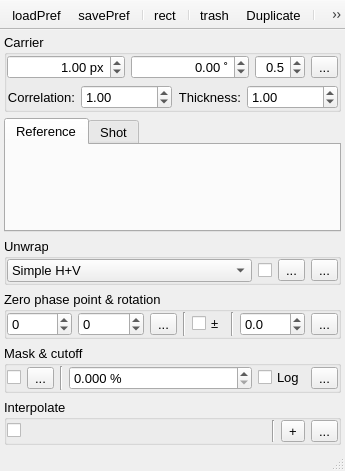
<?xml version="1.0" encoding="UTF-8"?>
<ui version="4.0">
 <class>nInterferometry</class>
 <widget class="QMainWindow" name="nInterferometry">
  <property name="geometry">
   <rect>
    <x>0</x>
    <y>0</y>
    <width>345</width>
    <height>471</height>
   </rect>
  </property>
  <property name="font">
   <font>
    <pointsize>10</pointsize>
   </font>
  </property>
  <property name="windowTitle">
   <string>Interferometry</string>
  </property>
  <property name="iconSize">
   <size>
    <width>20</width>
    <height>20</height>
   </size>
  </property>
  <property name="unifiedTitleAndToolBarOnMac">
   <bool>true</bool>
  </property>
  <widget class="QWidget" name="centralwidget">
   <layout class="QVBoxLayout" name="verticalLayout" stretch="0,1,0,0,0,0">
    <property name="margin">
     <number>4</number>
    </property>
    <item>
     <widget class="QGroupBox" name="groupBox_2">
      <property name="title">
       <string>Carrier</string>
      </property>
      <layout class="QGridLayout" name="gridLayout_2" columnstretch="0,1,1,0,0">
       <property name="margin">
        <number>0</number>
       </property>
       <item row="0" column="3">
        <widget class="QDoubleSpinBox" name="weightCarrier">
         <property name="toolTip">
          <string>Frequency weight (&lt;0 for lower freq; &gt;0 for higher freq)</string>
         </property>
         <property name="alignment">
          <set>Qt::AlignRight|Qt::AlignTrailing|Qt::AlignVCenter</set>
         </property>
         <property name="decimals">
          <number>1</number>
         </property>
         <property name="minimum">
          <double>-9.900000000000000</double>
         </property>
         <property name="maximum">
          <double>9.900000000000000</double>
         </property>
         <property name="singleStep">
          <double>0.100000000000000</double>
         </property>
         <property name="value">
          <double>0.500000000000000</double>
         </property>
         <property name="neutrinoSave" stdset="0">
          <bool>true</bool>
         </property>
        </widget>
       </item>
       <item row="1" column="1" colspan="4">
        <widget class="QWidget" name="widget_2" native="true">
         <layout class="QHBoxLayout" name="horizontalLayout_4" stretch="0,1,0,1">
          <property name="margin">
           <number>0</number>
          </property>
          <item>
           <widget class="QLabel" name="label">
            <property name="font">
             <font>
              <pointsize>10</pointsize>
             </font>
            </property>
            <property name="text">
             <string>Correlation:</string>
            </property>
            <property name="alignment">
             <set>Qt::AlignRight|Qt::AlignTrailing|Qt::AlignVCenter</set>
            </property>
           </widget>
          </item>
          <item>
           <widget class="QDoubleSpinBox" name="correlation">
            <property name="toolTip">
             <string>Correlation of fringes</string>
            </property>
            <property name="suffix">
             <string/>
            </property>
            <property name="decimals">
             <number>2</number>
            </property>
            <property name="minimum">
             <double>0.000000000000000</double>
            </property>
            <property name="maximum">
             <double>10.000000000000000</double>
            </property>
            <property name="singleStep">
             <double>0.100000000000000</double>
            </property>
            <property name="value">
             <double>1.000000000000000</double>
            </property>
            <property name="neutrinoSave" stdset="0">
             <bool>true</bool>
            </property>
           </widget>
          </item>
          <item>
           <widget class="QLabel" name="label_2">
            <property name="font">
             <font>
              <pointsize>10</pointsize>
             </font>
            </property>
            <property name="text">
             <string>Thickness:</string>
            </property>
            <property name="alignment">
             <set>Qt::AlignRight|Qt::AlignTrailing|Qt::AlignVCenter</set>
            </property>
           </widget>
          </item>
          <item>
           <widget class="QDoubleSpinBox" name="thickness">
            <property name="toolTip">
             <string>Thickness of fringes</string>
            </property>
            <property name="suffix">
             <string/>
            </property>
            <property name="decimals">
             <number>2</number>
            </property>
            <property name="minimum">
             <double>0.000000000000000</double>
            </property>
            <property name="maximum">
             <double>10.000000000000000</double>
            </property>
            <property name="singleStep">
             <double>0.100000000000000</double>
            </property>
            <property name="value">
             <double>1.000000000000000</double>
            </property>
            <property name="neutrinoSave" stdset="0">
             <bool>true</bool>
            </property>
           </widget>
          </item>
         </layout>
        </widget>
       </item>
       <item row="0" column="2">
        <widget class="QDoubleSpinBox" name="angleCarrier">
         <property name="toolTip">
          <string>orientation</string>
         </property>
         <property name="alignment">
          <set>Qt::AlignRight|Qt::AlignTrailing|Qt::AlignVCenter</set>
         </property>
         <property name="suffix">
          <string> ˚</string>
         </property>
         <property name="decimals">
          <number>2</number>
         </property>
         <property name="minimum">
          <double>-360.000000000000000</double>
         </property>
         <property name="maximum">
          <double>360.000000000000000</double>
         </property>
         <property name="singleStep">
          <double>0.100000000000000</double>
         </property>
         <property name="neutrinoSave" stdset="0">
          <bool>true</bool>
         </property>
        </widget>
       </item>
       <item row="0" column="1">
        <widget class="QDoubleSpinBox" name="widthCarrier">
         <property name="toolTip">
          <string>Interfringe</string>
         </property>
         <property name="alignment">
          <set>Qt::AlignRight|Qt::AlignTrailing|Qt::AlignVCenter</set>
         </property>
         <property name="suffix">
          <string> px</string>
         </property>
         <property name="decimals">
          <number>2</number>
         </property>
         <property name="minimum">
          <double>-9999.000000000000000</double>
         </property>
         <property name="maximum">
          <double>9999.000000000000000</double>
         </property>
         <property name="singleStep">
          <double>0.100000000000000</double>
         </property>
         <property name="value">
          <double>1.000000000000000</double>
         </property>
         <property name="neutrinoSave" stdset="0">
          <bool>true</bool>
         </property>
        </widget>
       </item>
       <item row="0" column="4">
        <widget class="QToolButton" name="doCarrier">
         <property name="text">
          <string>...</string>
         </property>
         <property name="icon">
          <iconset resource="../resources/neutrino.qrc">
           <normaloff>:/icons/refresh2.png</normaloff>:/icons/refresh2.png</iconset>
         </property>
        </widget>
       </item>
      </layout>
     </widget>
    </item>
    <item>
     <widget class="QTabWidget" name="images">
      <property name="currentIndex">
       <number>0</number>
      </property>
      <property name="neutrinoSave" stdset="0">
       <bool>true</bool>
      </property>
      <widget class="QWidget" name="image1">
       <attribute name="title">
        <string>Reference</string>
       </attribute>
      </widget>
      <widget class="QWidget" name="image2">
       <attribute name="title">
        <string>Shot</string>
       </attribute>
      </widget>
     </widget>
    </item>
    <item>
     <widget class="QGroupBox" name="methodBox">
      <property name="title">
       <string>Unwrap</string>
      </property>
      <layout class="QHBoxLayout" name="horizontalLayout_3" stretch="1,0,0,0">
       <property name="margin">
        <number>0</number>
       </property>
       <item>
        <widget class="QComboBox" name="method">
         <property name="toolTip">
          <string>Unwrap strategy</string>
         </property>
         <property name="neutrinoSave" stdset="0">
          <bool>true</bool>
         </property>
         <item>
          <property name="text">
           <string>Simple H+V</string>
          </property>
         </item>
         <item>
          <property name="text">
           <string>Simple V+H</string>
          </property>
         </item>
         <item>
          <property name="text">
           <string>Goldstein</string>
          </property>
         </item>
         <item>
          <property name="text">
           <string>Miguel</string>
          </property>
         </item>
         <item>
          <property name="text">
           <string>Miguel+Quality</string>
          </property>
         </item>
         <item>
          <property name="text">
           <string>Quality</string>
          </property>
         </item>
        </widget>
       </item>
       <item>
        <widget class="QCheckBox" name="useBarrier">
         <property name="toolTip">
          <string>use unwrap barrier line</string>
         </property>
         <property name="text">
          <string/>
         </property>
         <property name="neutrinoSave" stdset="0">
          <bool>true</bool>
         </property>
        </widget>
       </item>
       <item>
        <widget class="QToolButton" name="lineBarrier">
         <property name="toolTip">
          <string>barrier Line</string>
         </property>
         <property name="text">
          <string>...</string>
         </property>
         <property name="icon">
          <iconset resource="../resources/neutrino.qrc">
           <normaloff>:/icons/line.png</normaloff>:/icons/line.png</iconset>
         </property>
        </widget>
       </item>
       <item>
        <widget class="QToolButton" name="doUnwrap">
         <property name="font">
          <font>
           <pointsize>10</pointsize>
          </font>
         </property>
         <property name="text">
          <string>...</string>
         </property>
         <property name="icon">
          <iconset resource="../resources/neutrino.qrc">
           <normaloff>:/icons/run.png</normaloff>:/icons/run.png</iconset>
         </property>
        </widget>
       </item>
      </layout>
     </widget>
    </item>
    <item>
     <widget class="QGroupBox" name="Zero">
      <property name="sizePolicy">
       <sizepolicy hsizetype="Minimum" vsizetype="Preferred">
        <horstretch>0</horstretch>
        <verstretch>0</verstretch>
       </sizepolicy>
      </property>
      <property name="title">
       <string>Zero phase point &amp;&amp; rotation</string>
      </property>
      <property name="checkable">
       <bool>false</bool>
      </property>
      <layout class="QHBoxLayout" name="horizontalLayout" stretch="1,1,0,0,0,0,1,0">
       <property name="margin">
        <number>0</number>
       </property>
       <item>
        <widget class="QSpinBox" name="posZeroX">
         <property name="toolTip">
          <string>zero x position</string>
         </property>
         <property name="minimum">
          <number>-9999</number>
         </property>
         <property name="maximum">
          <number>9999</number>
         </property>
         <property name="neutrinoSave" stdset="0">
          <bool>true</bool>
         </property>
        </widget>
       </item>
       <item>
        <widget class="QSpinBox" name="posZeroY">
         <property name="toolTip">
          <string>zero y position</string>
         </property>
         <property name="keyboardTracking">
          <bool>false</bool>
         </property>
         <property name="minimum">
          <number>-9999</number>
         </property>
         <property name="maximum">
          <number>9999</number>
         </property>
         <property name="neutrinoSave" stdset="0">
          <bool>true</bool>
         </property>
        </widget>
       </item>
       <item>
        <widget class="QToolButton" name="posZeroButton">
         <property name="toolTip">
          <string>Doubleclick on the win to grab a point</string>
         </property>
         <property name="text">
          <string>...</string>
         </property>
         <property name="icon">
          <iconset resource="../resources/neutrino.qrc">
           <normaloff>:/icons/center.png</normaloff>:/icons/center.png</iconset>
         </property>
         <property name="checkable">
          <bool>true</bool>
         </property>
        </widget>
       </item>
       <item>
        <widget class="Line" name="line_4">
         <property name="orientation">
          <enum>Qt::Vertical</enum>
         </property>
        </widget>
       </item>
       <item>
        <widget class="QCheckBox" name="opposite">
         <property name="toolTip">
          <string>Change sign of phase</string>
         </property>
         <property name="text">
          <string>±</string>
         </property>
         <property name="neutrinoSave" stdset="0">
          <bool>true</bool>
         </property>
        </widget>
       </item>
       <item>
        <widget class="Line" name="line">
         <property name="orientation">
          <enum>Qt::Vertical</enum>
         </property>
        </widget>
       </item>
       <item>
        <widget class="QDoubleSpinBox" name="rotAngle">
         <property name="toolTip">
          <string>rotate angle</string>
         </property>
         <property name="keyboardTracking">
          <bool>false</bool>
         </property>
         <property name="decimals">
          <number>1</number>
         </property>
         <property name="minimum">
          <double>-360.000000000000000</double>
         </property>
         <property name="maximum">
          <double>360.000000000000000</double>
         </property>
         <property name="neutrinoSave" stdset="0">
          <bool>true</bool>
         </property>
        </widget>
       </item>
       <item>
        <widget class="QToolButton" name="doSubtract">
         <property name="font">
          <font>
           <pointsize>10</pointsize>
          </font>
         </property>
         <property name="text">
          <string>...</string>
         </property>
         <property name="icon">
          <iconset resource="../resources/neutrino.qrc">
           <normaloff>:/icons/run.png</normaloff>:/icons/run.png</iconset>
         </property>
        </widget>
       </item>
      </layout>
     </widget>
    </item>
    <item>
     <widget class="QGroupBox" name="MaskGroup">
      <property name="enabled">
       <bool>true</bool>
      </property>
      <property name="title">
       <string>Mask &amp;&amp; cutoff</string>
      </property>
      <property name="checkable">
       <bool>false</bool>
      </property>
      <layout class="QHBoxLayout" name="horizontalLayout_2" stretch="0,0,0,1,0,0">
       <property name="margin">
        <number>0</number>
       </property>
       <item>
        <widget class="QCheckBox" name="useMask">
         <property name="text">
          <string/>
         </property>
         <property name="neutrinoSave" stdset="0">
          <bool>true</bool>
         </property>
        </widget>
       </item>
       <item>
        <widget class="QToolButton" name="maskRegion">
         <property name="text">
          <string>...</string>
         </property>
         <property name="icon">
          <iconset resource="../resources/neutrino.qrc">
           <normaloff>:/icons/line.png</normaloff>:/icons/line.png</iconset>
         </property>
         <property name="checkable">
          <bool>false</bool>
         </property>
         <property name="neutrinoSave" stdset="0">
          <bool>true</bool>
         </property>
        </widget>
       </item>
       <item>
        <widget class="Line" name="line_2">
         <property name="orientation">
          <enum>Qt::Vertical</enum>
         </property>
        </widget>
       </item>
       <item>
        <widget class="QDoubleSpinBox" name="cutoffValue">
         <property name="toolTip">
          <string>rotate angle</string>
         </property>
         <property name="keyboardTracking">
          <bool>false</bool>
         </property>
         <property name="suffix">
          <string> %</string>
         </property>
         <property name="decimals">
          <number>3</number>
         </property>
         <property name="minimum">
          <double>0.000000000000000</double>
         </property>
         <property name="maximum">
          <double>100.000000000000000</double>
         </property>
         <property name="neutrinoSave" stdset="0">
          <bool>true</bool>
         </property>
        </widget>
       </item>
       <item>
        <widget class="QCheckBox" name="cutoffLog">
         <property name="text">
          <string>Log</string>
         </property>
         <property name="neutrinoSave" stdset="0">
          <bool>true</bool>
         </property>
        </widget>
       </item>
       <item>
        <widget class="QToolButton" name="doMaskCutoff">
         <property name="font">
          <font>
           <pointsize>10</pointsize>
          </font>
         </property>
         <property name="text">
          <string>...</string>
         </property>
         <property name="icon">
          <iconset resource="../resources/neutrino.qrc">
           <normaloff>:/icons/run.png</normaloff>:/icons/run.png</iconset>
         </property>
        </widget>
       </item>
      </layout>
     </widget>
    </item>
    <item>
     <widget class="QGroupBox" name="Shapes">
      <property name="title">
       <string>Interpolate</string>
      </property>
      <layout class="QHBoxLayout" name="horizontalLayout_6" stretch="0,1,0,0,0">
       <property name="margin">
        <number>0</number>
       </property>
       <item>
        <widget class="QCheckBox" name="interpolate">
         <property name="toolTip">
          <string>Enable Abel</string>
         </property>
         <property name="text">
          <string/>
         </property>
         <property name="neutrinoSave" stdset="0">
          <bool>true</bool>
         </property>
        </widget>
       </item>
       <item>
        <layout class="QHBoxLayout" name="shapes">
         <item>
          <spacer name="horizontalSpacer">
           <property name="orientation">
            <enum>Qt::Horizontal</enum>
           </property>
           <property name="sizeHint" stdset="0">
            <size>
             <width>40</width>
             <height>20</height>
            </size>
           </property>
          </spacer>
         </item>
        </layout>
       </item>
       <item>
        <widget class="Line" name="line_3">
         <property name="orientation">
          <enum>Qt::Vertical</enum>
         </property>
        </widget>
       </item>
       <item>
        <widget class="QToolButton" name="addShape">
         <property name="text">
          <string>+</string>
         </property>
         <property name="icon">
          <iconset resource="../resources/neutrino.qrc">
           <normaloff>:/icons/plus.png</normaloff>:/icons/plus.png</iconset>
         </property>
        </widget>
       </item>
       <item>
        <widget class="QToolButton" name="doInterpolate">
         <property name="font">
          <font>
           <pointsize>10</pointsize>
          </font>
         </property>
         <property name="toolTip">
          <string>Interpolation over shapes</string>
         </property>
         <property name="text">
          <string>...</string>
         </property>
         <property name="icon">
          <iconset resource="../resources/neutrino.qrc">
           <normaloff>:/icons/run.png</normaloff>:/icons/run.png</iconset>
         </property>
        </widget>
       </item>
      </layout>
     </widget>
    </item>
   </layout>
  </widget>
  <widget class="QStatusBar" name="statusbar"/>
  <widget class="QToolBar" name="toolBar">
   <property name="windowTitle">
    <string>toolBar</string>
   </property>
   <property name="movable">
    <bool>false</bool>
   </property>
   <property name="floatable">
    <bool>false</bool>
   </property>
   <attribute name="toolBarArea">
    <enum>TopToolBarArea</enum>
   </attribute>
   <attribute name="toolBarBreak">
    <bool>false</bool>
   </attribute>
   <addaction name="actionLoadPref"/>
   <addaction name="actionSavePref"/>
   <addaction name="separator"/>
   <addaction name="actionRect"/>
   <addaction name="separator"/>
   <addaction name="actionTrash"/>
   <addaction name="actionDuplicate"/>
   <addaction name="separator"/>
   <addaction name="actionDoWavelet"/>
   <addaction name="chained"/>
  </widget>
  <action name="actionRect">
   <property name="icon">
    <iconset>
     <normaloff>:icons//rect.png</normaloff>:icons//rect.png</iconset>
   </property>
   <property name="text">
    <string>rect</string>
   </property>
   <property name="toolTip">
    <string>Show wavelet region</string>
   </property>
  </action>
  <action name="actionSavePref">
   <property name="icon">
    <iconset>
     <normaloff>:icons//savePref.png</normaloff>:icons//savePref.png</iconset>
   </property>
   <property name="text">
    <string>savePref</string>
   </property>
   <property name="toolTip">
    <string>Save Preferences</string>
   </property>
  </action>
  <action name="actionLoadPref">
   <property name="icon">
    <iconset>
     <normaloff>:icons//loadPref.png</normaloff>:icons//loadPref.png</iconset>
   </property>
   <property name="text">
    <string>loadPref</string>
   </property>
   <property name="toolTip">
    <string>Load Preferences</string>
   </property>
  </action>
  <action name="chained">
   <property name="checkable">
    <bool>true</bool>
   </property>
   <property name="icon">
    <iconset resource="../resources/neutrino.qrc">
     <normaloff>:/icons/autoRefresh.png</normaloff>
     <normalon>:/icons/noAutoRefresh.png</normalon>:/icons/autoRefresh.png</iconset>
   </property>
   <property name="text">
    <string>Automatic workflow</string>
   </property>
   <property name="toolTip">
    <string>Automatic workflow</string>
   </property>
  </action>
  <action name="actionDoWavelet">
   <property name="icon">
    <iconset resource="../resources/neutrino.qrc">
     <normaloff>:/icons/run.png</normaloff>:/icons/run.png</iconset>
   </property>
   <property name="text">
    <string>doAll</string>
   </property>
   <property name="toolTip">
    <string>Do workflow</string>
   </property>
  </action>
  <action name="actionTrash">
   <property name="icon">
    <iconset resource="../resources/neutrino.qrc">
     <normaloff>:/icons/trash.png</normaloff>:/icons/trash.png</iconset>
   </property>
   <property name="text">
    <string>trash</string>
   </property>
   <property name="toolTip">
    <string>Trash old Files</string>
   </property>
  </action>
  <action name="actionDuplicate">
   <property name="icon">
    <iconset resource="../resources/neutrino.qrc">
     <normaloff>:/icons/plus.png</normaloff>:/icons/plus.png</iconset>
   </property>
   <property name="text">
    <string>Duplicate</string>
   </property>
   <property name="toolTip">
    <string>Duplicate the images</string>
   </property>
  </action>
 </widget>
 <tabstops>
  <tabstop>widthCarrier</tabstop>
  <tabstop>angleCarrier</tabstop>
  <tabstop>weightCarrier</tabstop>
  <tabstop>doCarrier</tabstop>
  <tabstop>correlation</tabstop>
  <tabstop>thickness</tabstop>
  <tabstop>method</tabstop>
  <tabstop>useBarrier</tabstop>
  <tabstop>lineBarrier</tabstop>
  <tabstop>doUnwrap</tabstop>
  <tabstop>posZeroX</tabstop>
  <tabstop>posZeroY</tabstop>
  <tabstop>posZeroButton</tabstop>
  <tabstop>rotAngle</tabstop>
  <tabstop>doSubtract</tabstop>
  <tabstop>maskRegion</tabstop>
  <tabstop>cutoffValue</tabstop>
  <tabstop>cutoffLog</tabstop>
  <tabstop>doMaskCutoff</tabstop>
 </tabstops>
 <resources>
  <include location="../resources/neutrino.qrc"/>
 </resources>
 <connections/>
</ui>
